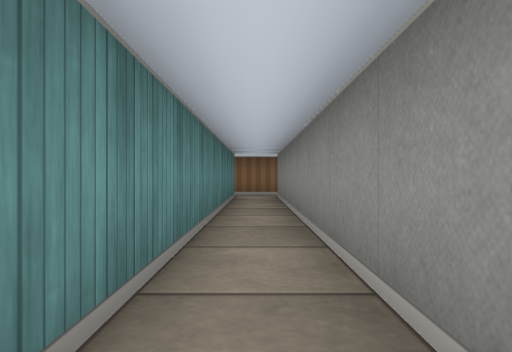
view 1 (above)

16 first-person views from a walk through a cub3D maze. The camera is about half as high as the walls, looks level and sees 70° across. The floor is counted in squares. Each view is taken from the middle of a square. On the plan, view 1 faces up. The plan holds only what a view shows up to about 9 squares ahead; the rest is blank. The place goes on beyond the plan.

view 2
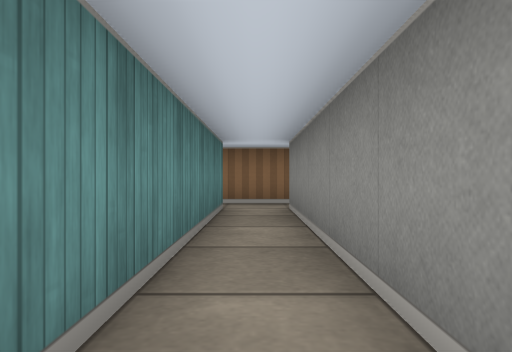

view 3
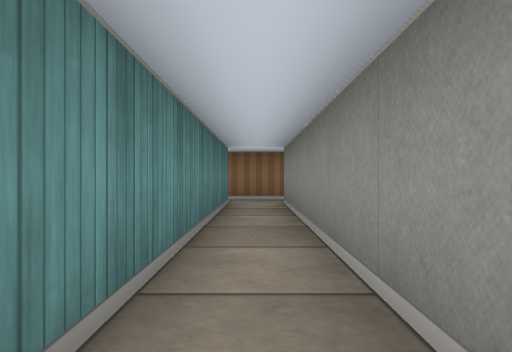

view 4
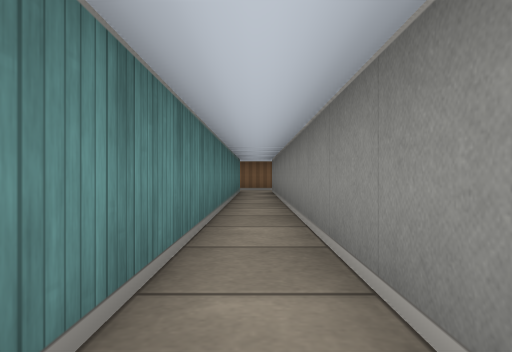

view 5
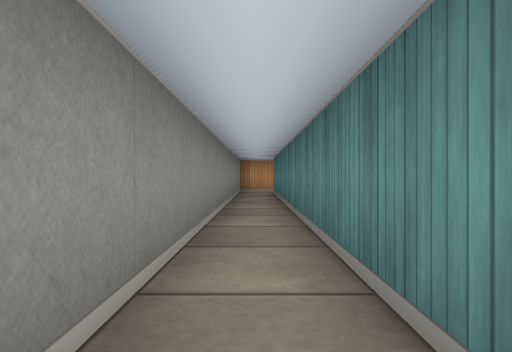

view 6
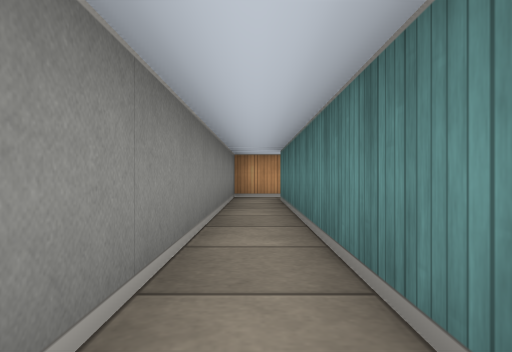

view 7
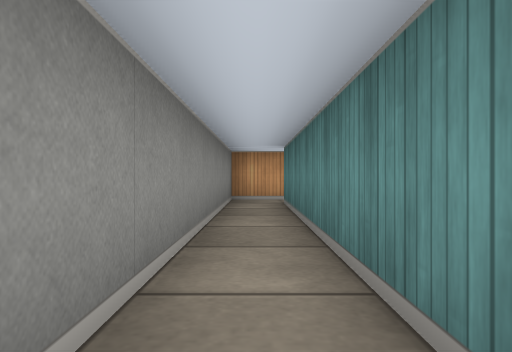

view 8
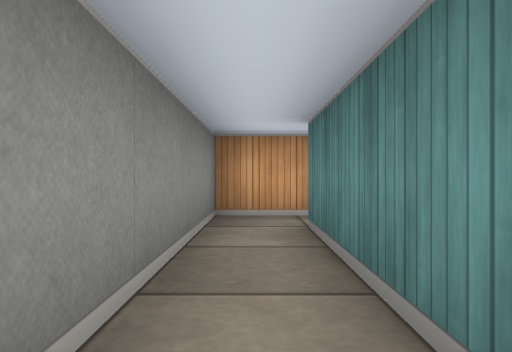

view 9
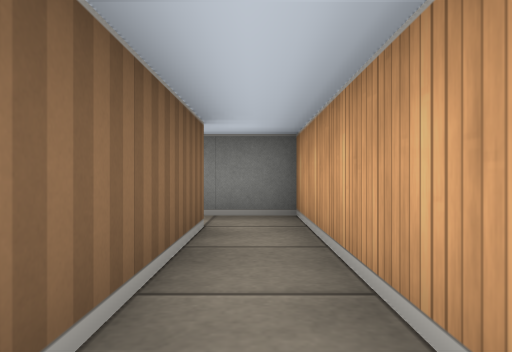

view 10
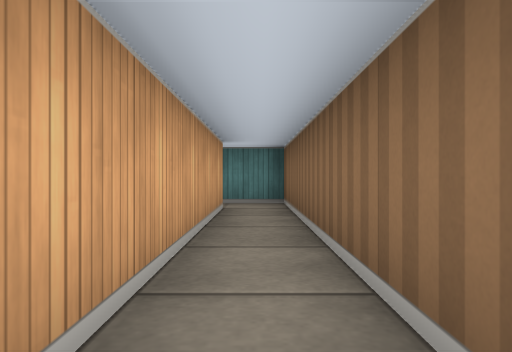

view 11
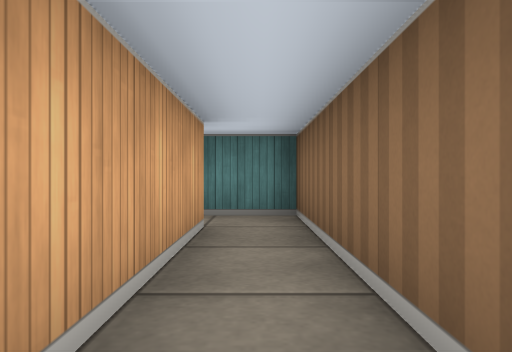

view 12
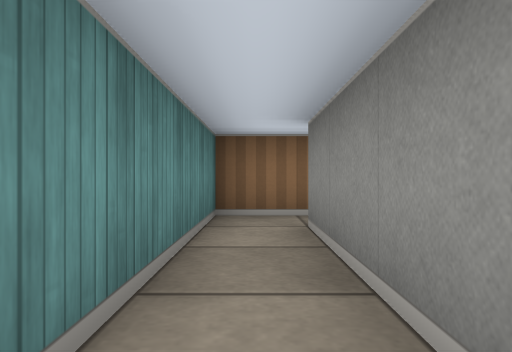

view 13
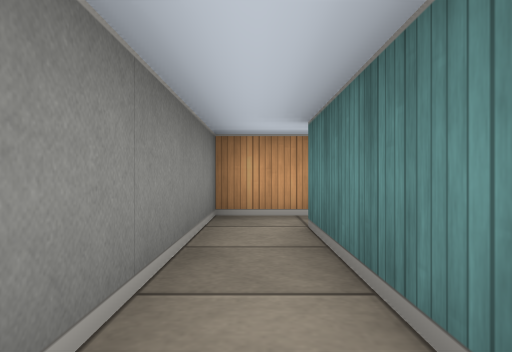

view 14
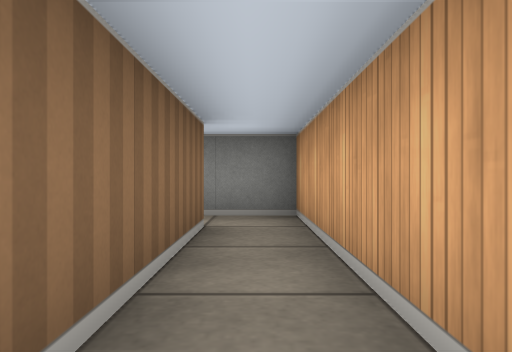

view 15
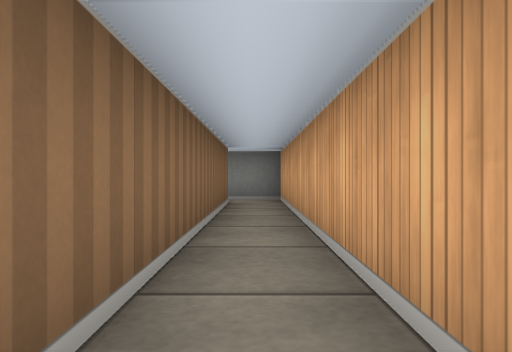

view 16
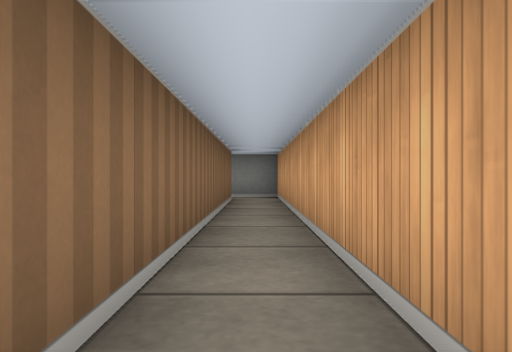

### Floor plan
Points are (right, up) in squares from view 1. A wall is a line through its corners. A room is listed if a view was taken in it or the views show most of it. See-through windows are left out.
Room 1 (views 1, 2, 3, 4, 5, 6, 7, 8, 9, 10, 11)
walls: (-6.5, -11.5) (0.5, -11.5) (0.5, 8.5); (-0.5, 8.5) (-0.5, -10.5) (-6.5, -10.5); (0.6, 9.5) (-0.6, 9.5)
ways out: opening at (-7, -11) to room 2; opening at (-1, 9); opening at (1, 9)
Room 2 (views 12, 13, 14, 15, 16)
walls: (-14.4, -15.5) (-6.5, -15.5) (-6.5, -11.5); (-6.5, -10.5) (-7.5, -10.5) (-7.5, -14.5) (-14.4, -14.5)
ways out: opening at (-7, -11) to room 1

Where each view was taken, in squares from view 1:
view 1: 0 up, 0 right, facing up
view 2: 3 up, 0 right, facing up
view 3: 2 up, 0 right, facing up
view 4: 3 down, 0 right, facing up
view 5: 0 up, 0 right, facing down
view 6: 3 down, 0 right, facing down
view 7: 4 down, 0 right, facing down
view 8: 7 down, 0 right, facing down
view 9: 11 down, 4 left, facing right
view 10: 11 down, 1 left, facing left
view 11: 11 down, 3 left, facing left
view 12: 15 down, 7 left, facing up
view 13: 11 down, 7 left, facing down
view 14: 15 down, 11 left, facing right
view 15: 15 down, 14 left, facing right
view 16: 15 down, 15 left, facing right
